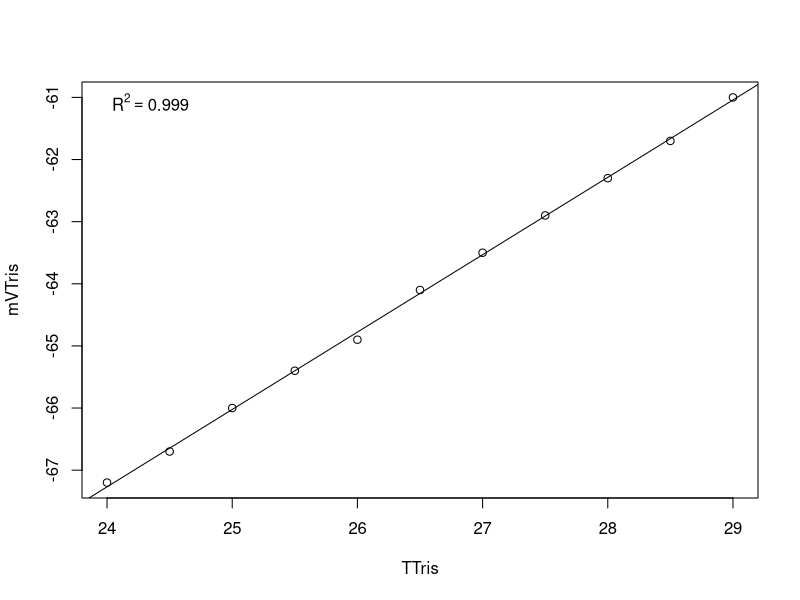

This chart was generated by the following R code:
# modified for personal Lenovo PC at PT Whitney summer 2019
# last modification on 20210621 by RB
setwd("/Users/roxyr/Documents/GitHub/Lab_Management/WaterQuality/tris_cal/") #set working directory

Calib.Data <-read.table("20210625.csv", header=TRUE, sep=",", na.string="NA", as.is=TRUE) #reads in the data files
model <-lm(mVTris ~ TTris, data=Calib.Data) #runs a linear regression of mV as a function of temperature
coe <- coef(model) #extracts the coeffecients
R2<-summary(model)$r.squared
plot(mVTris ~ TTris, data=Calib.Data)
abline(lm(mVTris ~ TTris, data=Calib.Data))
legend('topleft', legend = bquote(R^2 == .(format(R2, digits = 3))), bty='n')
# make sure to export the figure

